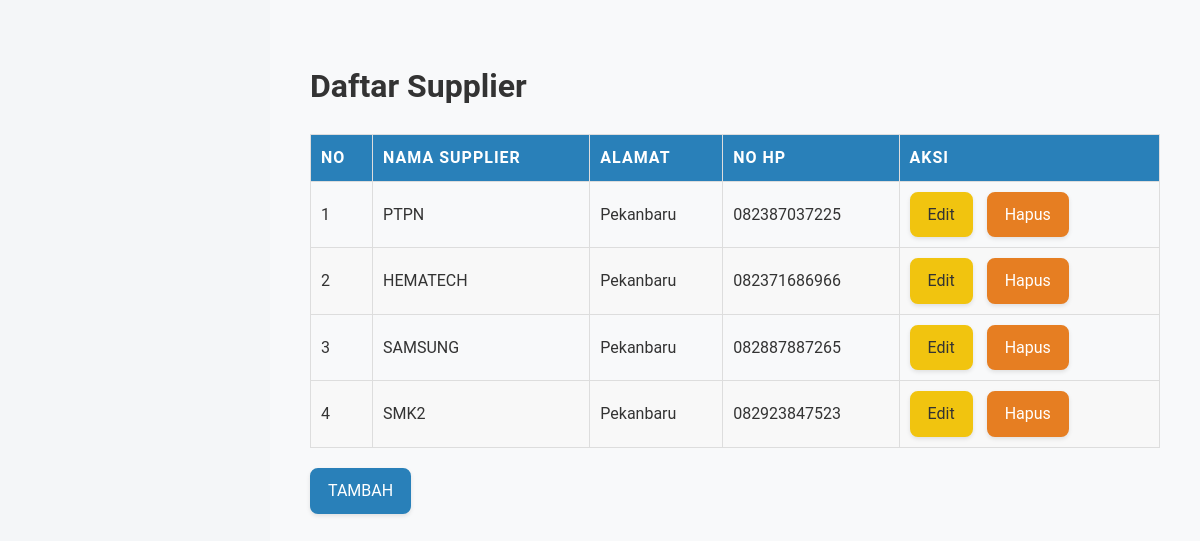
Page /supplier.php (signed in) on the committed database.
### tables this page shows
CREATE TABLE `supplier` (
  `id_supplier` int(12) NOT NULL,
  `nama_supplier` varchar(255) NOT NULL,
  `alamat` varchar(255) NOT NULL,
  `no_hp` varchar(255) NOT NULL
);

### supplier.php (the view, shortened to what this page needs)
<?php
include('config.php');
$query = "SELECT * FROM supplier";
$result = mysqli_query($koneksi, $query);
?>
<!DOCTYPE html>
<html lang="id">
<head>
    <link rel="stylesheet" href="style.css">
</head>
<body>
<div class="supplier-container">
    <header>
        <h1>Daftar Supplier</h1>
    </header>
    <div class="supplier-table-container">
        <table>
            <thead>
                <tr>
                    <th>No</th>
                    <th>Nama Supplier</th>
                    <th>Alamat</th>
                    <th>No HP</th>
                    <th>Aksi</th>
                </tr>
            </thead>
            <tbody>
                <?php while ($row = mysqli_fetch_assoc($result)) { ?>
                    <tr>
                        <td><?php echo $row['id_supplier']; ?></td>
                        <td><?php echo $row['nama_supplier']; ?></td>
                        <td><?php echo $row['alamat']; ?></td>
                        <td><?php echo $row['no_hp']; ?></td>
                        <td>
                        <a href="fungsi/edit_supplier.php?id=<?= $row['id_supplier']; ?>" class="btn-edit">Edit</a>
                        <a href="fungsi/supplier.php?hapus=<?= $row['id_supplier']; ?>" onclick="return confirm('Apakah Anda yakin ingin menghapus supplier ini?')" class="btn-hapus">Hapus</a>
                        </td>
                    </tr>
                <?php } ?>
            </tbody>
        </table>
        <a href="fungsi/tambah_supplier.php" class="btn-tambah">TAMBAH</a>
    </div>
</div>
</body>
</html>

### style.css (style rules this page uses)
body { margin: 0; font-family: 'Roboto', sans-serif; background-color: #f4f6f8; color: #333; line-height: 1.6; }
.dashboard-container, .container, .supplier-container { margin-left: 270px; padding: 40px; background-color: #f8f9fa; min-height: 100vh; transition: margin-left 0.3s ease; }
table { width: 100%; border-collapse: collapse; margin-top: 30px; transition: all 0.3s ease; }
table th, table td { padding: 18px; border: 1px solid #ddd; text-align: left; }
table th { background-color: #2980b9; color: #fff; text-transform: uppercase; letter-spacing: 1px; }
table tr:nth-child(even) { background-color: #f8f8f8; }
.btn-simpan, .btn-batal, .btn-tambah, .btn-edit, .btn-hapus { padding: 12px 20px; border: none; border-radius: 8px; color: #fff; font-size: 16px; cursor: pointer; transition: background 0.3s, transform 0.2s; margin-right: 10px; box-shadow: 0 2px 4px rgba(0, 0, 0, 0.1); }
.btn-tambah { background-color: #2980b9; color: #ffffff; border: 2px solid #2980b9; border-radius: 8px; padding: 8px 16px; font-size: 16px; text-decoration: none; display: inline-block; transition: all 0.3s ease; box-shadow: 0 2px 4px rgba(0,0,0,0.1); }
.btn-edit { background-color: #f1c40f; color: #333; border: 2px solid #f1c40f; border-radius: 8px; padding: 8px 16px; font-size: 16px; text-decoration: none; display: inline-block; transition: all 0.3s ease; box-shadow: 0 2px 4px rgba(0,0,0,0.1); }
.btn-hapus { background-color: #e67e22; color: #fff; border: 2px solid #e67e22; border-radius: 8px; padding: 8px 16px; font-size: 16px; text-decoration: none; display: inline-block; transition: all 0.3s ease; box-shadow: 0 2px 4px rgba(0,0,0,0.1); }
.supplier-table-container { margin-bottom: 20px; }
.supplier-table-container table { width: 100%; border-collapse: collapse; margin: 20px 0; }
.supplier-table-container th, .supplier-table-container td { padding: 10px; text-align: left; border: 1px solid #ddd; }

### rows in the picture
supplier: id_supplier "1", nama_supplier "PTPN", alamat "Pekanbaru", no_hp "082387037225"
supplier: id_supplier "2", nama_supplier "HEMATECH", alamat "Pekanbaru", no_hp "082371686966"
supplier: id_supplier "3", nama_supplier "SAMSUNG", alamat "Pekanbaru", no_hp "082887887265"
supplier: id_supplier "4", nama_supplier "SMK2", alamat "Pekanbaru", no_hp "082923847523"
